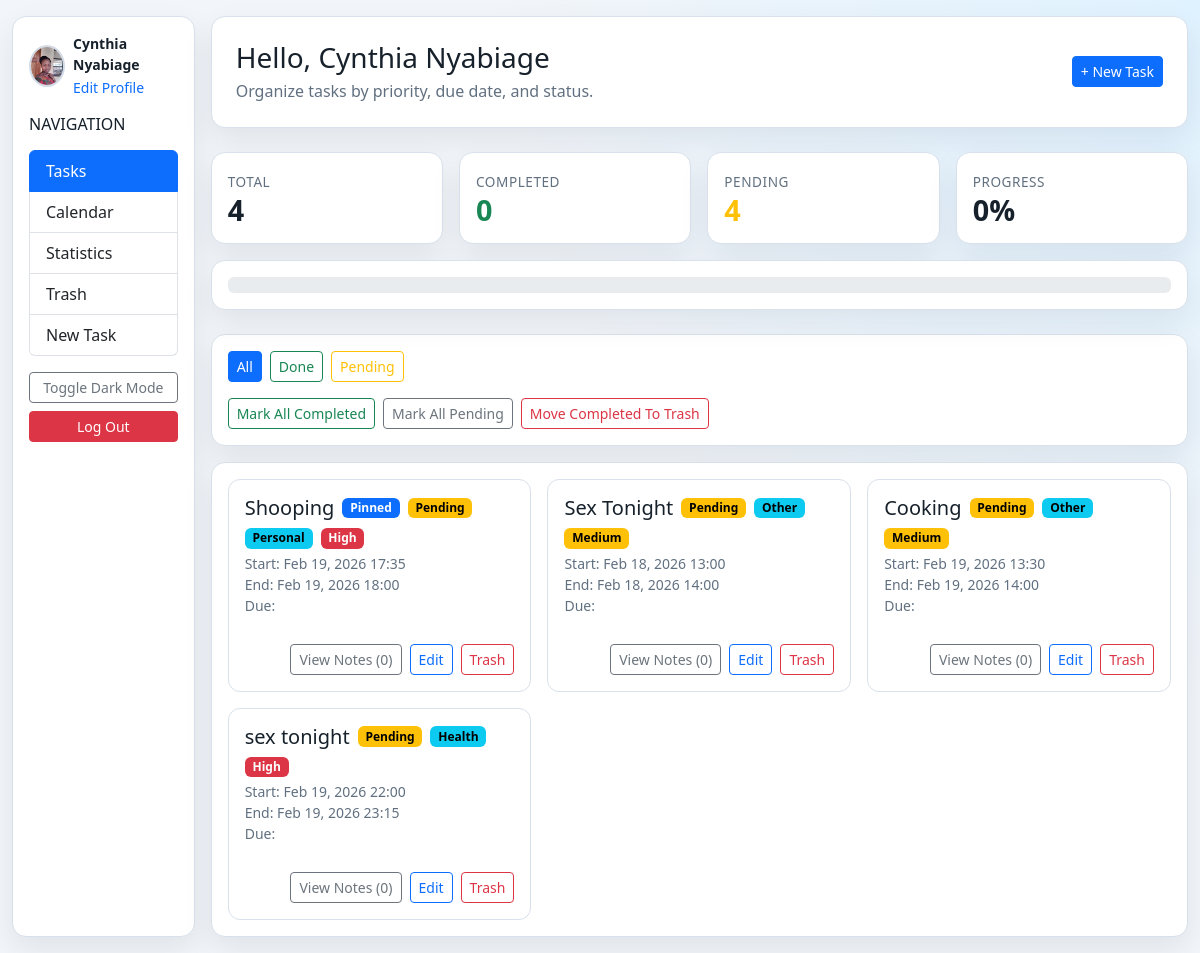
The app's page /todo/ (signed in) with its own data.
### accounts/models.py (models this page shows)
class CustomUser(AbstractUser):
    username = models.CharField(max_length=150, unique=True)
    bio = models.TextField(null=True, blank=True)
    profile_image = models.FileField(upload_to='profile_images/', null=True, blank=True)

### todo/models.py (models this page shows, shortened)
class Task(models.Model):
    CATEGORY_PERSONAL = 'personal'
    CATEGORY_WORK = 'work'
    CATEGORY_STUDY = 'study'
    CATEGORY_HEALTH = 'health'
    CATEGORY_OTHER = 'other'
    CATEGORY_CHOICES = [
        (CATEGORY_PERSONAL, 'Personal'),
        (CATEGORY_WORK, 'Work'),
        (CATEGORY_STUDY, 'Study'),
        (CATEGORY_HEALTH, 'Health'),
        (CATEGORY_OTHER, 'Other'),
    ]
    PRIORITY_LOW = 'low'
    PRIORITY_MEDIUM = 'medium'
    PRIORITY_HIGH = 'high'
    PRIORITY_CHOICES = [
        (PRIORITY_LOW, 'Low'),
        (PRIORITY_MEDIUM, 'Medium'),
        (PRIORITY_HIGH, 'High'),
    ]
    owner = models.ForeignKey(
        settings.AUTH_USER_MODEL,
        on_delete=models.CASCADE,
        related_name='tasks',
        null=True,
        blank=True
    )
    title = models.CharField(max_length=100)
    category = models.CharField(max_length=20, choices=CATEGORY_CHOICES, default=CATEGORY_OTHER)
    priority = models.CharField(max_length=20, choices=PRIORITY_CHOICES, default=PRIORITY_MEDIUM)
    start_date = models.DateField(null=True)
    end_date = models.DateField(null=True)
    start_time = models.TimeField(null=True, blank=True)
    end_time = models.TimeField(null=True, blank=True)
    due_date = models.DateField(null=True, blank=True)
    is_pinned = models.BooleanField(default=False)
    is_deleted = models.BooleanField(default=False)
    completed = models.BooleanField(default=False)
    completed_at = models.DateTimeField(null=True, blank=True)

### todo/views.py (the view, shortened to what this page needs)
# urls.py: path('', views.task_list, name='task_list'),
@login_required
def task_list(request):
    tasks_queryset = Task.objects.filter(owner=request.user, is_deleted=False).annotate(
        notes_count=Count('notes')
    )
    status = request.GET.get('status', 'all').lower()
    if status == 'completed':
        tasks_queryset = tasks_queryset.filter(completed=True)
    elif status == 'pending':
        tasks_queryset = tasks_queryset.filter(completed=False)
    else:
        status = 'all'
    tasks = _ordered_tasks(tasks_queryset)
    stats = _task_stats(Task.objects.filter(owner=request.user, is_deleted=False))
    return render(request, 'todo/task_list.html', {
        'tasks': tasks,
        'status': status,
        'today': timezone.localdate(),
        **stats,
    })

### todo/views.py (called while the page is built)
def _ordered_tasks(queryset):
    return queryset.order_by(
        '-is_pinned',
        F('due_date').asc(nulls_last=True),
        'id',
    )

def _task_stats(queryset):
    total = queryset.count()
    completed = queryset.filter(completed=True).count()
    pending = total - completed
    percentage = int((completed / total) * 100) if total else 0
    return {
        'total': total,
        'completed': completed,
        'pending': pending,
        'percentage': percentage,
    }

### todo/templates/todo/task_list.html (shortened to what this page needs)
<!DOCTYPE html>
<html lang="en">
<head>
    <link href="https://cdn.jsdelivr.net/npm/bootstrap@5.3.3/dist/css/bootstrap.min.css" rel="stylesheet">
</head>
<body>
    <div class="container-fluid py-3">
        <div class="row g-3">
            <aside class="col-12 col-lg-3 col-xl-2">
                {% include 'todo/_sidebar.html' %}
            </aside>
            <main class="col-12 col-lg-9 col-xl-10">
        <div class="panel p-4 mb-4">
            <div class="d-flex flex-wrap justify-content-between align-items-center gap-2">
                <div>
                    <h1 class="h3 mb-1">Hello, {{ request.user.first_name|default:user.username }}</h1>
                    <p class="subtle mb-0">Organize tasks by priority, due date, and status.</p>
                </div>
                <a href="{% url 'task_create' %}" class="btn btn-primary btn-sm">+ New Task</a>
            </div>
        </div>
        <div class="row g-3 mb-4">
            <div class="col-6 col-md-3">
                <div class="panel metric-card p-3">
                    <span>Total</span>
                    <h3>{{ total }}</h3>
                </div>
            </div>
            <div class="col-6 col-md-3">
                <div class="panel metric-card p-3">
                    <span>Completed</span>
                    <h3 class="text-success">{{ completed }}</h3>
                </div>
            </div>
            <div class="col-6 col-md-3">
                <div class="panel metric-card p-3">
                    <span>Pending</span>
                    <h3 class="text-warning">{{ pending }}</h3>
                </div>
            </div>
            <div class="col-6 col-md-3">
                <div class="panel metric-card p-3">
                    <span>Progress</span>
                    <h3>{{ percentage }}%</h3>
                </div>
            </div>
            <div class="col-12">
                <div class="panel p-3">
                    <div class="progress" role="progressbar" aria-label="Task completion progress" aria-valuenow="{{ percentage }}" aria-valuemin="0" aria-valuemax="100">
                    </div>
                </div>
            </div>
        </div>
        <div class="panel p-3 mb-3">
            <div class="d-flex flex-wrap gap-2 mb-3">
                <a href="?status=all" class="btn btn-sm {% if status == 'all' %}btn-primary{% else %}btn-outline-primary{% endif %}">All</a>
                <a href="?status=completed" class="btn btn-sm {% if status == 'completed' %}btn-success{% else %}btn-outline-success{% endif %}">Done</a>
                <a href="?status=pending" class="btn btn-sm {% if status == 'pending' %}btn-warning{% else %}btn-outline-warning{% endif %}">Pending</a>
            </div>
            <div class="d-flex flex-wrap gap-2">
                <form method="post">
                    <button type="submit" class="btn btn-sm btn-outline-success">Mark All Completed</button>
                </form>
                <form method="post">
                    <button type="submit" class="btn btn-sm btn-outline-secondary">Mark All Pending</button>
                </form>
                <form method="post">
                    <button type="submit" class="btn btn-sm btn-outline-danger">Move Completed To Trash</button>
                </form>
            </div>
        </div>
        <div class="panel p-3">
            <div class="row g-3">
                {% for task in tasks %}
                <div class="col-12 col-md-6 col-xl-4">
                    <div class="task-item p-3 h-100 d-flex flex-column justify-content-between {% if task.due_date and task.due_date < today and not task.completed %}overdue{% endif %}">
                        <div>
                            <div class="d-flex flex-wrap align-items-center gap-2 mb-1">
                                <h5 class="mb-0">{{ task.title }}</h5>
                                {% if task.is_pinned %}
                                <span class="badge text-bg-primary">Pinned</span>
                                {% endif %}
                                {% if task.completed %}
                                <span class="badge text-bg-success">Completed</span>
                                {% else %}
                                <span class="badge text-bg-warning">Pending</span>
                                {% endif %}
                                <span class="badge text-bg-info">{{ task.get_category_display }}</span>
                                {% if task.priority == 'high' %}
                                <span class="badge text-bg-danger">High</span>
                                {% elif task.priority == 'medium' %}
                                <span class="badge text-bg-warning">Medium</span>
                                {% else %}
                                <span class="badge text-bg-secondary">Low</span>
                                {% endif %}
                            </div>
                            <div class="subtle small mb-3">
                                Start: {{ task.start_date|date:"M d, Y" }} {{ task.start_time|time:"H:i" }}<br>
                                End: {{ task.end_date|date:"M d, Y" }} {{ task.end_time|time:"H:i" }}<br>
                                Due: {{ task.due_date|date:"M d, Y" }}
                            </div>
                        </div>
                        <div class="d-flex justify-content-end gap-2 flex-wrap mt-auto">
                            <a href="{% url 'task_notes_view' task.pk %}" class="btn btn-sm btn-outline-secondary">
                                View Notes ({{ task.notes_count }})
                            </a>
                            <a href="{% url 'task_update' task.pk %}" class="btn btn-sm btn-outline-primary">Edit</a>
                            <a href="{% url 'task_delete' task.pk %}" class="btn btn-sm btn-outline-danger">Trash</a>
                        </div>
                    </div>
                </div>
                {% empty %}
                <div class="col-12">
                    <div class="alert alert-info mb-0">No tasks for this filter.</div>
                </div>
                {% endfor %}
            </div>
        </div>
            </main>
        </div>
    </div>
</body>
</html>

### todo/templates/todo/_sidebar.html (shortened to what this page needs)
<div class="panel p-3 h-100">
    <div class="d-flex align-items-center gap-2 mb-3">
        {% if request.user.profile_image %}
        <img src="{{ request.user.profile_image.url }}" alt="Profile" style="width:42px;height:42px;border-radius:50%;object-fit:cover;border:2px solid #d3dbe7;">
        {% else %}
        <div style="width:42px;height:42px;border-radius:50%;display:flex;align-items:center;justify-content:center;background:#0ea5e9;color:#fff;font-weight:700;">
            {{ request.user.username|slice:":1"|upper }}
        </div>
        {% endif %}
        <div>
            <div class="small fw-semibold">{{ request.user.username }}</div>
            <a href="{% url 'profile' %}" class="small text-decoration-none">Edit Profile</a>
        </div>
    </div>
    <h2 class="h6 mb-3 text-uppercase">Navigation</h2>
    <div class="list-group mb-3">
        <a href="{% url 'task_list' %}" class="list-group-item list-group-item-action {% if request.resolver_match.url_name == 'task_list' %}active{% endif %}">Tasks</a>
        <a href="{% url 'task_calendar' %}" class="list-group-item list-group-item-action {% if request.resolver_match.url_name == 'task_calendar' %}active{% endif %}">Calendar</a>
        <a href="{% url 'task_statistics' %}" class="list-group-item list-group-item-action {% if request.resolver_match.url_name == 'task_statistics' %}active{% endif %}">Statistics</a>
        <a href="{% url 'task_trash' %}" class="list-group-item list-group-item-action {% if request.resolver_match.url_name == 'task_trash' %}active{% endif %}">Trash</a>
        <a href="{% url 'task_create' %}" class="list-group-item list-group-item-action {% if request.resolver_match.url_name == 'task_create' %}active{% endif %}">New Task</a>
    </div>
    <div class="d-grid gap-2">
        <button id="darkModeToggle" type="button" class="btn btn-outline-secondary btn-sm">Toggle Dark Mode</button>
        <form method="post" action="{% url 'logout' %}">
            <button type="submit" class="btn btn-danger btn-sm w-100">Log Out</button>
        </form>
    </div>
</div>

### todo/templates/todo/task_list.html (style rules this page uses)
:root { --bg-main: #f2f5f9; --bg-panel: #ffffff; --text-main: #17212b; --text-subtle: #617080; --line: #d8e1eb; --accent: #0ea5e9; --accent-2: #22c55e; --danger-soft: #ffe5e5; }
body { background: radial-gradient(circle at top right, #dff2ff 0%, var(--bg-main) 46%); color: var(--text-main); min-height: 100vh; transition: background 0.2s ease, color 0.2s ease; }
.panel { background: var(--bg-panel); border: 1px solid var(--line); border-radius: 14px; box-shadow: 0 12px 30px rgba(9, 23, 45, 0.08); }
.metric-card h3 { margin: 0; font-size: 1.8rem; font-weight: 700; }
.metric-card span { color: var(--text-subtle); font-size: 0.85rem; text-transform: uppercase; letter-spacing: 0.04em; }
.task-item { border: 1px solid var(--line); border-radius: 12px; margin-bottom: 12px; background: var(--bg-panel); }
.subtle { color: var(--text-subtle); }

### records on screen
CustomUser: user.profile_image (picture), user.username "Cynthia Nyabiage", user.first_name "Cynthia Nyabiage"
Task: title "Shooping", is_pinned "Pinned", completed "Pending", category "Personal", priority "High", start_date "Feb 19, 2026", start_time "17:35", end_date "Feb 19, 2026", end_time "18:00", notes_count "0"
Task: title "Sex Tonight", completed "Pending", category "Other", priority "Medium", start_date "Feb 18, 2026", start_time "13:00", end_date "Feb 18, 2026", end_time "14:00", notes_count "0"
Task: title "Cooking", completed "Pending", category "Other", priority "Medium", start_date "Feb 19, 2026", start_time "13:30", end_date "Feb 19, 2026", end_time "14:00", notes_count "0"
Task: title "sex tonight", completed "Pending", category "Health", priority "High", start_date "Feb 19, 2026", start_time "22:00", end_date "Feb 19, 2026", end_time "23:15", notes_count "0"

### other values on screen
{{ total }} "4"
{{ completed }} "0"
{{ pending }} "4"
{{ percentage }} "0"
